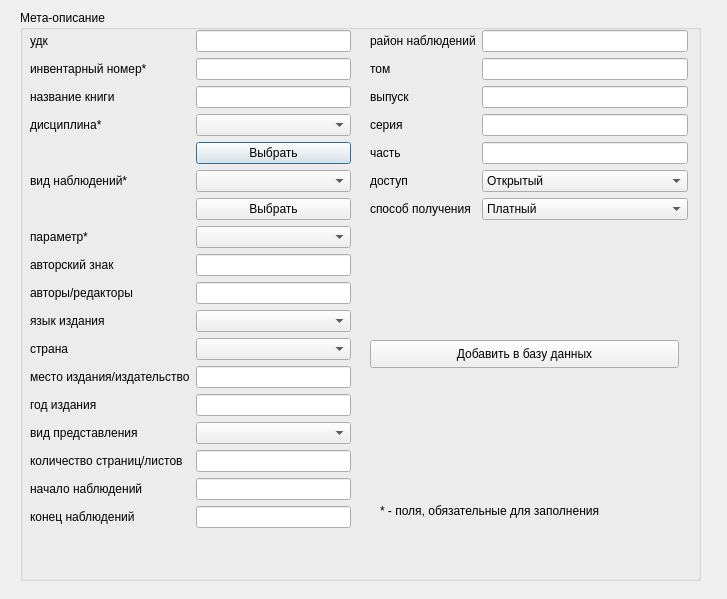
<?xml version="1.0" encoding="UTF-8"?>
<ui version="4.0">
 <class>EditMeta</class>
 <widget class="QDialog" name="EditMeta">
  <property name="geometry">
   <rect>
    <x>0</x>
    <y>0</y>
    <width>727</width>
    <height>599</height>
   </rect>
  </property>
  <property name="windowTitle">
   <string>Dialog</string>
  </property>
  <widget class="QGroupBox" name="groupBox">
   <property name="geometry">
    <rect>
     <x>20</x>
     <y>10</y>
     <width>681</width>
     <height>571</height>
    </rect>
   </property>
   <property name="title">
    <string>Мета-описание</string>
   </property>
   <widget class="QWidget" name="formLayoutWidget">
    <property name="geometry">
     <rect>
      <x>10</x>
      <y>20</y>
      <width>321</width>
      <height>531</height>
     </rect>
    </property>
    <layout class="QFormLayout" name="formLayout">
     <item row="0" column="0">
      <widget class="QLabel" name="label_8">
       <property name="text">
        <string>удк</string>
       </property>
      </widget>
     </item>
     <item row="0" column="1">
      <widget class="QLineEdit" name="udc"/>
     </item>
     <item row="1" column="0">
      <widget class="QLabel" name="label_7">
       <property name="text">
        <string>инвентарный номер*</string>
       </property>
      </widget>
     </item>
     <item row="1" column="1">
      <widget class="QLineEdit" name="invent_num"/>
     </item>
     <item row="2" column="0">
      <widget class="QLabel" name="label_6">
       <property name="text">
        <string>название книги</string>
       </property>
      </widget>
     </item>
     <item row="2" column="1">
      <widget class="QLineEdit" name="title"/>
     </item>
     <item row="3" column="0">
      <widget class="QLabel" name="label_5">
       <property name="text">
        <string>дисциплина*</string>
       </property>
      </widget>
     </item>
     <item row="3" column="1">
      <widget class="QComboBox" name="discip"/>
     </item>
     <item row="4" column="1">
      <widget class="QPushButton" name="pushButton_discip">
       <property name="text">
        <string>Выбрать</string>
       </property>
      </widget>
     </item>
     <item row="5" column="0">
      <widget class="QLabel" name="label_4">
       <property name="text">
        <string>вид наблюдений*</string>
       </property>
      </widget>
     </item>
     <item row="5" column="1">
      <widget class="QComboBox" name="type_of_obs"/>
     </item>
     <item row="6" column="1">
      <widget class="QPushButton" name="pushButton_obs">
       <property name="text">
        <string>Выбрать</string>
       </property>
      </widget>
     </item>
     <item row="7" column="0">
      <widget class="QLabel" name="label">
       <property name="text">
        <string>параметр*</string>
       </property>
      </widget>
     </item>
     <item row="7" column="1">
      <widget class="QComboBox" name="option"/>
     </item>
     <item row="8" column="0">
      <widget class="QLabel" name="label_2">
       <property name="text">
        <string>авторский знак</string>
       </property>
      </widget>
     </item>
     <item row="8" column="1">
      <widget class="QLineEdit" name="cop_mark"/>
     </item>
     <item row="9" column="0">
      <widget class="QLabel" name="label_3">
       <property name="text">
        <string>авторы/редакторы</string>
       </property>
      </widget>
     </item>
     <item row="9" column="1">
      <widget class="QLineEdit" name="authors"/>
     </item>
     <item row="10" column="0">
      <widget class="QLabel" name="label_9">
       <property name="text">
        <string>язык издания</string>
       </property>
      </widget>
     </item>
     <item row="10" column="1">
      <widget class="QComboBox" name="publ_lng"/>
     </item>
     <item row="11" column="0">
      <widget class="QLabel" name="label_10">
       <property name="text">
        <string>страна</string>
       </property>
      </widget>
     </item>
     <item row="11" column="1">
      <widget class="QComboBox" name="cntr"/>
     </item>
     <item row="12" column="0">
      <widget class="QLabel" name="label_11">
       <property name="text">
        <string>место издания/издательство</string>
       </property>
      </widget>
     </item>
     <item row="12" column="1">
      <widget class="QLineEdit" name="place_of_publ"/>
     </item>
     <item row="13" column="0">
      <widget class="QLabel" name="label_12">
       <property name="text">
        <string>год издания</string>
       </property>
      </widget>
     </item>
     <item row="13" column="1">
      <widget class="QLineEdit" name="year_of_publ"/>
     </item>
     <item row="14" column="0">
      <widget class="QLabel" name="label_13">
       <property name="text">
        <string>вид представления</string>
       </property>
      </widget>
     </item>
     <item row="14" column="1">
      <widget class="QComboBox" name="view_type"/>
     </item>
     <item row="15" column="0">
      <widget class="QLabel" name="label_14">
       <property name="text">
        <string>количество страниц/листов</string>
       </property>
      </widget>
     </item>
     <item row="15" column="1">
      <widget class="QLineEdit" name="num_of_pages"/>
     </item>
     <item row="16" column="0">
      <widget class="QLabel" name="label_15">
       <property name="text">
        <string>начало наблюдений</string>
       </property>
      </widget>
     </item>
     <item row="16" column="1">
      <widget class="QLineEdit" name="start_of_obs"/>
     </item>
     <item row="17" column="0">
      <widget class="QLabel" name="label_16">
       <property name="text">
        <string>конец наблюдений</string>
       </property>
      </widget>
     </item>
     <item row="17" column="1">
      <widget class="QLineEdit" name="end_of_obs"/>
     </item>
    </layout>
   </widget>
   <widget class="QWidget" name="formLayoutWidget_2">
    <property name="geometry">
     <rect>
      <x>350</x>
      <y>20</y>
      <width>318</width>
      <height>211</height>
     </rect>
    </property>
    <layout class="QFormLayout" name="formLayout_2">
     <item row="0" column="0">
      <widget class="QLabel" name="label_17">
       <property name="text">
        <string>район наблюдений</string>
       </property>
      </widget>
     </item>
     <item row="0" column="1">
      <widget class="QLineEdit" name="obs_area"/>
     </item>
     <item row="1" column="0">
      <widget class="QLabel" name="label_19">
       <property name="text">
        <string>том</string>
       </property>
      </widget>
     </item>
     <item row="1" column="1">
      <widget class="QLineEdit" name="volume"/>
     </item>
     <item row="2" column="0">
      <widget class="QLabel" name="label_20">
       <property name="text">
        <string>выпуск</string>
       </property>
      </widget>
     </item>
     <item row="2" column="1">
      <widget class="QLineEdit" name="realease"/>
     </item>
     <item row="3" column="0">
      <widget class="QLabel" name="label_18">
       <property name="text">
        <string>серия</string>
       </property>
      </widget>
     </item>
     <item row="3" column="1">
      <widget class="QLineEdit" name="series"/>
     </item>
     <item row="4" column="0">
      <widget class="QLabel" name="label_21">
       <property name="text">
        <string>часть</string>
       </property>
      </widget>
     </item>
     <item row="4" column="1">
      <widget class="QLineEdit" name="part"/>
     </item>
     <item row="5" column="0">
      <widget class="QLabel" name="label_23">
       <property name="text">
        <string>доступ</string>
       </property>
      </widget>
     </item>
     <item row="5" column="1">
      <widget class="QComboBox" name="access">
       <item>
        <property name="text">
         <string>Открытый</string>
        </property>
       </item>
       <item>
        <property name="text">
         <string>Закрытый</string>
        </property>
       </item>
      </widget>
     </item>
     <item row="6" column="0">
      <widget class="QLabel" name="label_24">
       <property name="text">
        <string>способ получения</string>
       </property>
      </widget>
     </item>
     <item row="6" column="1">
      <widget class="QComboBox" name="product_method">
       <item>
        <property name="text">
         <string>Платный</string>
        </property>
       </item>
       <item>
        <property name="text">
         <string>Бесплатный</string>
        </property>
       </item>
      </widget>
     </item>
    </layout>
   </widget>
   <widget class="QLabel" name="label_28">
    <property name="geometry">
     <rect>
      <x>360</x>
      <y>470</y>
      <width>251</width>
      <height>61</height>
     </rect>
    </property>
    <property name="text">
     <string>* - поля, обязательные для заполнения</string>
    </property>
   </widget>
   <widget class="QPushButton" name="add_db">
    <property name="geometry">
     <rect>
      <x>350</x>
      <y>330</y>
      <width>309</width>
      <height>28</height>
     </rect>
    </property>
    <property name="text">
     <string>Добавить в базу данных</string>
    </property>
   </widget>
  </widget>
 </widget>
 <resources/>
 <connections/>
</ui>
